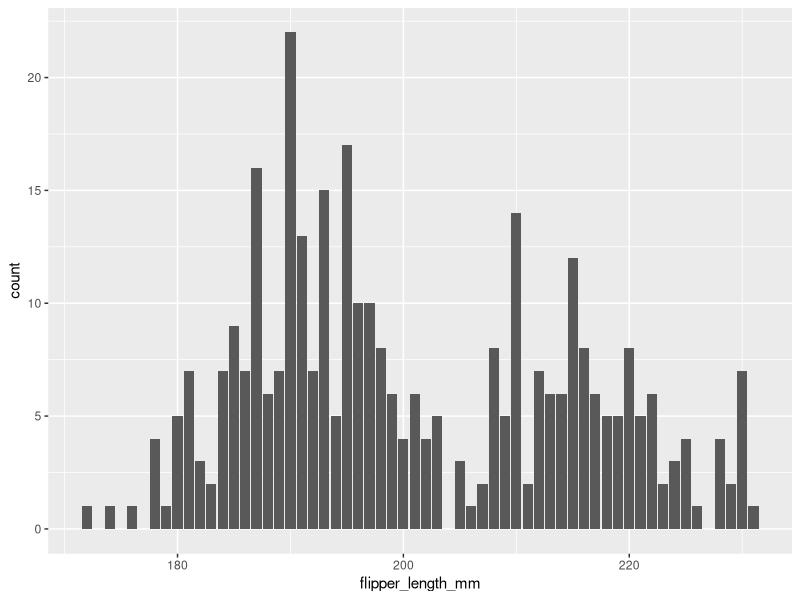

The R source for this figure:
## ---- chunk 1
#| warning: false
#| message: false
#| echo: false

library(tidyverse)
library(palmerpenguins)

ggplot(palmerpenguins::penguins, aes(x = flipper_length_mm))+
  geom_bar()
